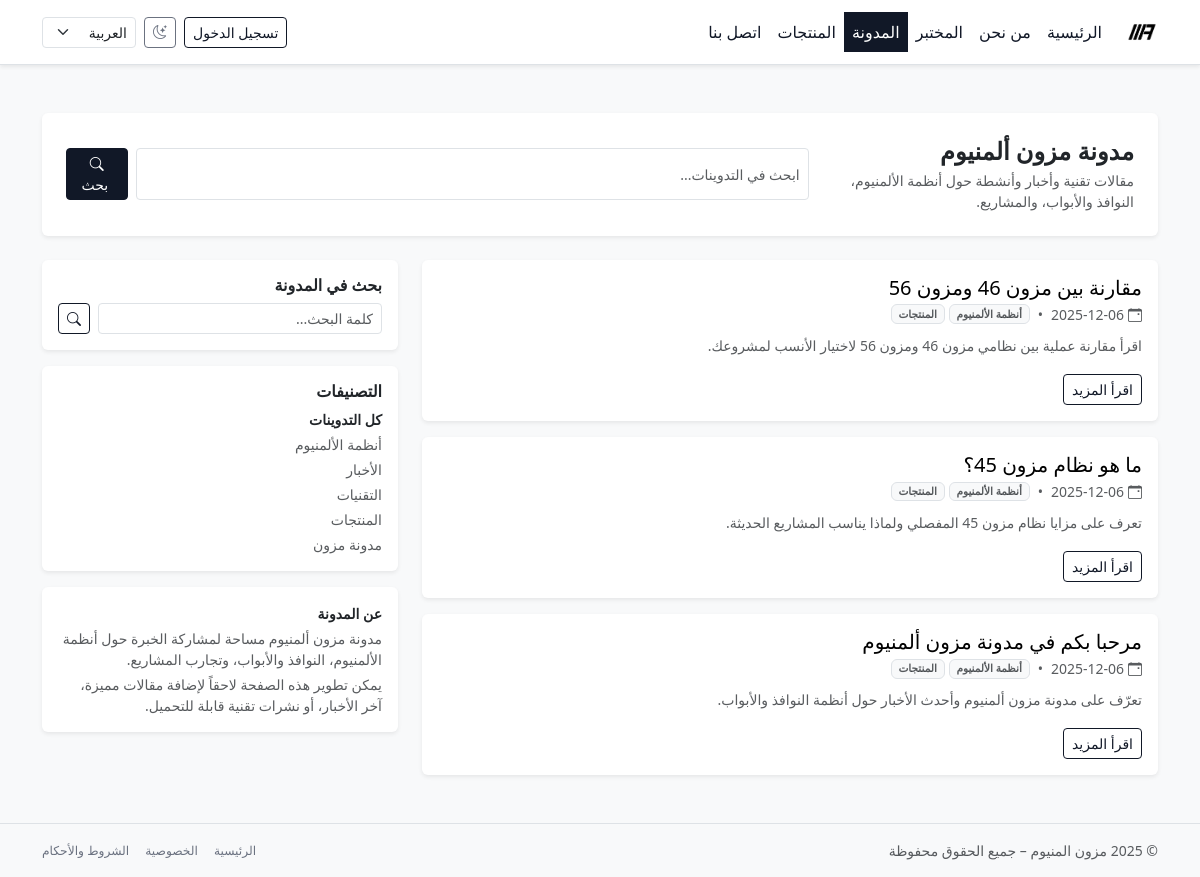
The page /ar/blog/ on the database its author committed.
### website/models.py (models this page shows, shortened)
class TimeStampedModel(models.Model):
    created_at = models.DateTimeField(default=timezone.now, editable=False)
    updated_at = models.DateTimeField(auto_now=True)
    class Meta:
        abstract = True

class BlogPost(TimeStampedModel):
    slug = models.SlugField(unique=True, max_length=200)
    title = models.CharField(max_length=200)
    body = models.TextField()
    meta_title = models.CharField(max_length=255, blank=True, null=True)
    meta_description = models.CharField(max_length=300, blank=True, null=True)
    thumbnail = models.ImageField(
        upload_to="blog/",
        blank=True,
        null=True,
    )
    is_published = models.BooleanField(default=True)
    published_at = models.DateTimeField(default=timezone.now)
    categories = models.ManyToManyField(
        Category,
        related_name="posts",
        blank=True,
    )
    tags = models.ManyToManyField(
        Tag,
        related_name="posts",
        blank=True,
    )
    class Meta:
        ordering = ("-published_at", "-id")
    def get_absolute_url(self):
        return reverse("blog_detail", kwargs={"slug": self.slug})

class Category(TimeStampedModel):
    slug = models.SlugField(unique=True, max_length=100)
    name = models.CharField(max_length=100)
    class Meta:
        ordering = ("name",)

### website/views.py (the view)
# urls.py: path("blog/", BlogListView.as_view(), name="blog_list"),
class BlogListView(ListView):
    model = BlogPost
    template_name = "website/blog_list.html"
    context_object_name = "posts"
    paginate_by = 5
    def get_queryset(self):
        q = self.request.GET.get("q", "").strip()
        qs = BlogPost.objects.filter(is_published=True)
        category_slug = self.kwargs.get("category_slug")
        self.current_category = None
        if category_slug:
            self.current_category = Category.objects.filter(
                slug=category_slug
            ).first()
            if self.current_category:
                qs = qs.filter(categories=self.current_category)
        if q:
            qs = qs.filter(
                Q(title__icontains=q) |
                Q(body__icontains=q)
            )
        self.search_query = q
        return qs
    def get_context_data(self, **kwargs):
        context = super().get_context_data(**kwargs)
        context["categories"] = Category.objects.all()
        context["current_category"] = getattr(self, "current_category", None)
        context["q"] = getattr(self, "search_query", "")
        return context

### core/context_processors/notifications.py (called while the page is built, shortened)
def notifications_context(request):
    user = request.user
    if not user.is_authenticated:
        return {}

### templates/website/blog_list.html (shortened to what this page needs)
{% extends "base.html" %}
{% load i18n static %}
{% block content %}
<section class="mb-4">
  <div class="card border-0 shadow-sm bg-body">
    <div class="card-body p-3 p-md-4">
      <div class="d-flex flex-column flex-md-row justify-content-between gap-3 align-items-md-center">
        <div>
          <h1 class="h4 fw-bold mb-1 text-body">
            {% if current_category %}
              {{ current_category.name }}
            {% elif current_tag %}
              {% trans "الوسم" %}: {{ current_tag.name }}
            {% else %}
              {% trans "مدونة مزون ألمنيوم" %}
            {% endif %}
          </h1>
          <p class="small text-muted mb-0">
            {% if current_category %}
              {% blocktrans with name=current_category.name %}
                تدوينات مصنّفة تحت {{ name }} في مدونة مزون ألمنيوم.
              {% endblocktrans %}
            {% elif current_tag %}
              {% blocktrans with name=current_tag.name %}
                تدوينات مرتبطة بالوسم {{ name }} في مدونة مزون ألمنيوم.
              {% endblocktrans %}
            {% elif q %}
              {% blocktrans with q=q %}
                نتائج البحث عن "{{ q }}" في مدونة مزون ألمنيوم.
              {% endblocktrans %}
            {% else %}
              {% trans "مقالات تقنية وأخبار وأنشطة حول أنظمة الألمنيوم، النوافذ والأبواب، والمشاريع." %}
            {% endif %}
          </p>
        </div>
        <div class="w-100 w-md-50">
          <form method="get" class="d-flex gap-2">
            <input type="text"
                   name="q"
                   class="form-control form-control-sm"
                   value="{{ q }}"
                   placeholder="{% trans 'ابحث في التدوينات...' %}">
            <button class="btn btn-sm btn-primary" type="submit">
              <i class="bi bi-search"></i>
              <span class="d-none d-sm-inline ms-1">{% trans "بحث" %}</span>
            </button>
          </form>
        </div>
      </div>
    </div>
  </div>
</section>
<div class="row g-4">
  <div class="col-lg-8">
    {% if posts %}
      <div class="vstack gap-3">
        {% for post in posts %}
          <article class="card border-0 shadow-sm overflow-hidden bg-white">
            <div class="row g-0">
              {% if post.thumbnail %}
                <div class="col-md-4">
                  <div class="ratio ratio-4x3 h-100">
                    <img
                      src="{{ post.thumbnail.url }}"
                      alt="{{ post.title }}"
                      class="img-fluid object-fit-cover">
                  </div>
                </div>
                <div class="col-md-8">
              {% else %}
                <div class="col-12">
              {% endif %}
                <div class="card-body d-flex flex-column h-100">
                  <h2 class="h5 mb-1">
                    <a href="{{ post.get_absolute_url }}"
                       class="text-decoration-none link-body-emphasis">
                      {{ post.title }}
                    </a>
                  </h2>
                  <div class="small text-muted mb-2 d-flex flex-wrap gap-2 align-items-center">
                    <span class="d-inline-flex align-items-center gap-1">
                      <i class="bi bi-calendar-event"></i>
                      <span>{{ post.published_at|date:"Y-m-d" }}</span>
                    </span>
                    {% with cats=post.categories.all %}
                      {% if cats %}
                        <span>•</span>
                        <span class="d-flex flex-wrap gap-1">
                          {% for c in cats %}
                            <span class="badge bg-body-tertiary text-muted border">
                              {{ c.name }}
                            </span>
                          {% endfor %}
                        </span>
                      {% endif %}
                    {% endwith %}
                  </div>
                  <p class="small mb-3 text-muted" style="line-height: 1.8;">
                    {{ post.meta_description|default:post.body|truncatechars:220 }}
                  </p>
                  <div class="mt-auto d-flex justify-content-between align-items-center small">
                    <a href="{{ post.get_absolute_url }}"
                       class="btn btn-sm btn-outline-primary">
                      {% trans "اقرأ المزيد" %}
                    </a>
                  </div>
                </div>
              </div>
            </div>
          </article>
        {% endfor %}
      </div>
    {% endif %}
  </div>
  <div class="col-lg-4">
    <aside class="position-sticky" style="top: 88px;">
      <div class="card border-0 shadow-sm mb-3">
        <div class="card-body">
          <h2 class="h6 mb-2 fw-bold text-body">
            {% trans "بحث في المدونة" %}
          </h2>
          <form method="get" class="d-flex gap-2">
            <input type="text"
                   name="q"
                   class="form-control form-control-sm"
                   value="{{ q }}"
                   placeholder="{% trans 'كلمة البحث...' %}">
            <button class="btn btn-sm btn-outline-primary" type="submit">
              <i class="bi bi-search"></i>
            </button>
          </form>
        </div>
      </div>
      {% if categories %}
        <div class="card border-0 shadow-sm mb-3">
          <div class="card-body">
            <h2 class="h6 mb-2 fw-bold text-body">
              {% trans "التصنيفات" %}
            </h2>
            <div class="vstack gap-1 small">
              <a href="{% url 'blog_list' %}"
                 class="text-decoration-none d-flex justify-content-between {% if not current_category and not current_tag %}fw-bold text-body{% else %}text-muted{% endif %}">
                <span>{% trans "كل التدوينات" %}</span>
              </a>
              {% for c in categories %}
                <a href="{% url 'blog_category' category_slug=c.slug %}"
                   class="text-decoration-none d-flex justify-content-between {% if current_category and current_category.slug == c.slug %}fw-bold text-body{% else %}text-muted{% endif %}">
                  <span>{{ c.name }}</span>
                </a>
              {% endfor %}
            </div>
          </div>
        </div>
      {% endif %}
      <div class="card border-0 shadow-sm">
        <div class="card-body small text-muted">
          <strong class="d-block mb-1 text-body">{% trans "عن المدونة" %}</strong>
          <p class="mb-1">
            {% trans "مدونة مزون ألمنيوم مساحة لمشاركة الخبرة حول أنظمة الألمنيوم، النوافذ والأبواب، وتجارب المشاريع." %}
          </p>
          <p class="mb-0">
            {% trans "يمكن تطوير هذه الصفحة لاحقاً لإضافة مقالات مميزة، آخر الأخبار، أو نشرات تقنية قابلة للتحميل." %}
          </p>
        </div>
      </div>
    </aside>
  </div>
</div>
{% endblock %}

### static/css/mazoon_style.css (style rules this page uses)
:root, [data-bs-theme="light"] { --bs-link-color: #111827; --bs-link-color-rgb: 17, 24, 39; --bs-link-hover-color: #020617; --bs-link-hover-color-rgb: 2, 6, 23; --bs-primary: #111827; --bs-primary-rgb: 17, 24, 39; --bs-secondary: #6b7280; --bs-secondary-rgb: 107, 114, 128; }
[data-bs-theme="light"] .btn-primary { --bs-btn-bg: #111827; --bs-btn-border-color: #111827; --bs-btn-color: #fff; --bs-btn-hover-bg: #020617; --bs-btn-hover-border-color: #020617; }
[data-bs-theme="light"] .btn-outline-primary { --bs-btn-color: #111827; --bs-btn-border-color: #111827; --bs-btn-hover-color: #fff; --bs-btn-hover-bg: #111827; --bs-btn-hover-border-color: #111827; }

### rows shown on the page
BlogPost: title "مقارنة بين مزون 46 ومزون 56", published_at "2025-12-06", meta_description "اقرأ مقارنة عملية بين نظامي مزون 46 ومزون 56 لاختيار الأنسب لمشروعك."
Category: name "أنظمة الألمنيوم"
Category: name "المنتجات"
BlogPost: title "ما هو نظام مزون 45؟", published_at "2025-12-06", meta_description "تعرف على مزايا نظام مزون 45 المفصلي ولماذا يناسب المشاريع الحديثة."
BlogPost: title "مرحبا بكم في مدونة مزون ألمنيوم", published_at "2025-12-06", meta_description "تعرّف على مدونة مزون ألمنيوم وأحدث الأخبار حول أنظمة النوافذ والأبواب."
Category: name "الأخبار"
Category: name "التقنيات"
Category: name "مدونة مزون"
